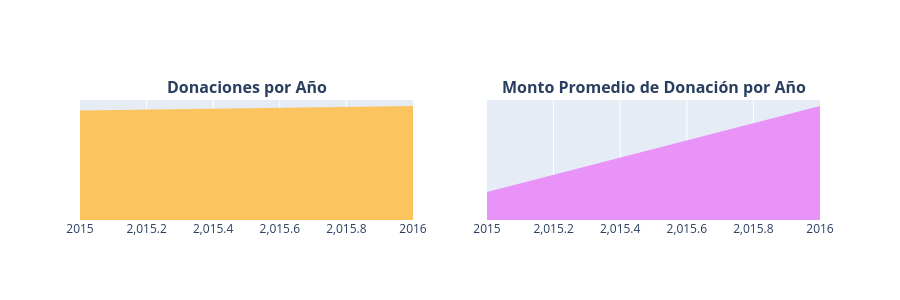

The cell this chart's notebook holds for it:
### Markdown cell above
**Donaciones anuales:**
* 3.4.1 Número de donaciones por año
* 3.4.2 Importe promedio de las donaciones por año

### Code cell
# Convertir la columna de fecha de recepción a formato de fecha (datetime)
donations_df['Donation Date'] = pd.to_datetime(donations_df['Donation Received Date'])

# Extraer el año de la donación
donations_df['Donation Year'] = donations_df['Donation Date'].dt.year

# Extraer el mes de la donación
donations_df['Donation Month'] = donations_df['Donation Date'].dt.month

# Extraer el día de la donación
donations_df['Donation Day'] = donations_df['Donation Date'].dt.day

# Extraer el día de la semana de la donación (0 = lunes, 6 = domingo)
donations_df['Donation Weekday'] = donations_df['Donation Date'].dt.weekday

# Extraer la hora de la donación
donations_df['Donation Hour'] = donations_df['Donation Date'].dt.hour

# Agrupar por año: contar total de donaciones y calcular el monto promedio
t1 = donations_df.groupby(['Donation Year']).agg({
    'Donation Month': 'count',
    'Donation Amount': 'mean'
}).reset_index().rename(columns={
    'Donation Month': 'Total Donations',
    'Donation Amount': 'Average Amount'
})

# Definir los ejes x e y para las gráficas
x = t1['Donation Year']
y1 = t1['Total Donations']
y2 = t1['Average Amount']

# Crear la primera gráfica: Donaciones totales por año
trace1 = go.Scatter(x=x[:-1], y=y1[:-1], fill='tozeroy', fillcolor='#fcc45f', mode='none')

# Crear la segunda gráfica: Monto promedio de donación por año
trace2 = go.Scatter(x=x[:-1], y=y2[:-1], fill='tozeroy', fillcolor="#e993f9", mode='none')

# Crear la figura con 2 subgráficas (una fila, dos columnas)
fig = tools.make_subplots(
    rows=1, cols=2, print_grid=False,
    subplot_titles=["<b>Donaciones por Año</b>", "<b>Monto Promedio de Donación por Año</b>"]
)

# Agregar cada gráfica a su posición correspondiente
fig.append_trace(trace1, 1, 1)
fig.append_trace(trace2, 1, 2)

# Configurar el diseño general de la figura (ocultar ejes y leyenda)
fig['layout'].update(
    height=300, showlegend=False,
    yaxis=dict(
        autorange=True,
        showgrid=False,
        zeroline=False,
        showline=False,
        ticks='',
        showticklabels=False
    ),
    yaxis2=dict(
        autorange=True,
        showgrid=False,
        zeroline=False,
        showline=False,
        ticks='',
        showticklabels=False
    )
)

# Mostrar la figura
iplot(fig)

### Figure 1 — Plotly figure (JSON) as saved in the notebook; plotly's stock layout.template omitted (floating-point values rounded to 4 significant figures)
{"data": [{"fill": "tozeroy", "fillcolor": "#fcc45f", "mode": "none", "type": "scatter", "x": [2015, 2016], "xaxis": "x", "y": [72, 75], "yaxis": "y"}, {"fill": "tozeroy", "fillcolor": "#e993f9", "mode": "none", "type": "scatter", "x": [2015, 2016], "xaxis": "x2", "y": [228.1, 929.7], "yaxis": "y2"}], "layout": {"annotations": [{"font": {"size": 16}, "showarrow": false, "text": "<b>Donaciones por Año</b>", "x": 0.225, "xanchor": "center", "xref": "paper", "y": 1, "yanchor": "bottom", "yref": "paper"}, {"font": {"size": 16}, "showarrow": false, "text": "<b>Monto Promedio de Donación por Año</b>", "x": 0.775, "xanchor": "center", "xref": "paper", "y": 1, "yanchor": "bottom", "yref": "paper"}], "height": 300, "showlegend": false, "xaxis": {"anchor": "y", "domain": [0, 0.45]}, "xaxis2": {"anchor": "y2", "domain": [0.55, 1]}, "yaxis": {"anchor": "x", "autorange": true, "domain": [0, 1], "showgrid": false, "showline": false, "showticklabels": false, "ticks": "", "zeroline": false}, "yaxis2": {"anchor": "x2", "autorange": true, "domain": [0, 1], "showgrid": false, "showline": false, "showticklabels": false, "ticks": "", "zeroline": false}}}
